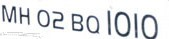
#> input picture 7.jpg, 169 x 39 px
$ python SegmentCharacters.py
#> lines starting #> are read from the running program, lines starting #| are printed output that depends on the picture; after the words box and inside, x2 and y2 are one past the last pixel; in counts of white or black regions, pixels touching at a corner belong together
import numpy as np
from skimage.transform import resize
from skimage import measure
from skimage.measure import regionprops
import matplotlib.patches as patches
import matplotlib.pyplot as plt
import cv2


# The invert was done so as to convert the black pixel to white pixel and vice versa
filename='./7.jpg'
im_gray = cv2.imread(filename, cv2.IMREAD_GRAYSCALE)
#> im_gray: shape (39, 169); min 16, max 255, mean 226.4
(thresh, im_bw) = cv2.threshold(im_gray, 128, 255, cv2.THRESH_BINARY | cv2.THRESH_OTSU)
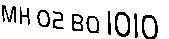
#> im_bw: shape (39, 169); 85% white; black in thin lines or dots, all inside (x1, y1, x2, y2) = (2, 5, 158, 39)
#> thresh = 174


plate_like_objects=[]
plate_like_objects.append(im_bw)
license_plate = np.invert(plate_like_objects[0])

labelled_plate = measure.label(license_plate)
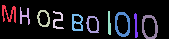
#> labelled_plate: shape (39, 169) int64; 11 distinct labels, from 0 to 10; one colour per label, 0 black

fig, ax1 = plt.subplots(1)
ax1.imshow(license_plate, cmap="gray")
# the next two lines is based on the assumptions that the width of
# a license plate character should be between 0.01% and 85% of the license plate,
# and height should be between 35% and 85%
# this will nevertheless fail some but cover most of the cases.
character_dimensions = (0.35*license_plate.shape[0], 0.85*license_plate.shape[0], 0.0001*license_plate.shape[1], 0.85*license_plate.shape[1])
#> character_dimensions = (13.65, 33.15, 0.0169, 143.7)
min_height, max_height, min_width, max_width = character_dimensions
#> min_height = 13.65; max_height = 33.15; min_width = 0.0169; max_width = 143.7

characters = []
counter=0
column_list = []
for regions in regionprops(labelled_plate):
    y0, x0, y1, x1 = regions.bbox
    region_height = y1 - y0
    region_width = x1 - x0

    if region_height > min_height and region_height < max_height and region_width > min_width and region_width < max_width:
        roi = license_plate[y0:y1, x0:x1]

        # draw a red bordered rectangle over the character.
        rect_border = patches.Rectangle((x0, y0), x1 - x0, y1 - y0, edgecolor="red",
                                       linewidth=2, fill=False)
        ax1.add_patch(rect_border)

        # resize the characters to 20X20 and then append each character into the characters list
        resized_char = resize(roi, (20, 20))
        characters.append(resized_char)

        # this is just to keep track of the arrangement of the characters
        column_list.append(x0)
#> this loop made 10 passes
#> (y0, x0, y1, x1, region_height, region_width) on passes 1 to 10: (5, 2, 23, 16, 18, 14), (7, 20, 25, 30, 18, 10), (10, 37, 27, 50, 17, 13), (11, 53, 29, 64, 18, 11), (11, 108, 35, 111, 24, 3), (12, 115, 37, 130, 25, 15), (13, 134, 38, 138, 25, 4), (14, 72, 31, 83, 17, 11), (15, 142, 39, 158, 24, 16), (16, 86, 33, 99, 17, 13)
#> pass 1, `resized_char = resize(roi, (20, 20))`:
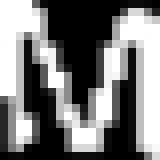
#> resized_char: shape (20, 20) float64 (shown 8 times larger); min 0, max 1, mean 0.471
#> pass 2, `resized_char = resize(roi, (20, 20))`:
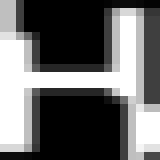
#> resized_char: shape (20, 20) float64 (shown 8 times larger); min 0, max 1, mean 0.408
#> pass 3, `resized_char = resize(roi, (20, 20))`:
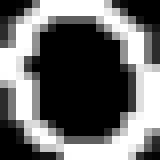
#> resized_char: shape (20, 20) float64 (shown 8 times larger); min 0, max 1, mean 0.414
#> after the loop, characters = 10 items; column_list = [2, 20, 37, 53, 108, 115, 134, 72, 142, 86]

plt.show()
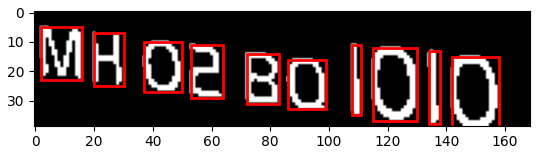
#> figure drawn by matplotlib, 1 panel

$ run again, with 1.jpg copied over 7.jpg
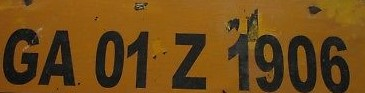
#> input picture 1.jpg, 365 x 93 px
#> `(thresh, im_bw) = cv2.threshold(im_gray, 128, 255, cv2.THRESH_BINARY |..`:
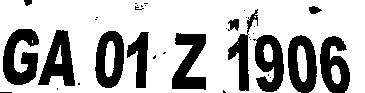
#> im_bw: shape (93, 365); 71.7% white; 35 black regions (23 under 20 px), largest, box (x1, y1, x2, y2) and area: (3, 29, 39, 85) 1279, (172, 33, 206, 90) 1143, (38, 30, 75, 86) 1140
#> thresh = 64
#> labelled_plate: shape (93, 365) int64; 36 distinct labels, from 0 to 35
#> the loop `for regions in regionprops(labelled_plate):` made 35 passes
#> (y0, x0, y1, x1, region_height, region_width) on passes 1 to 8: (0, 24, 6, 32, 6, 8), (3, 135, 4, 137, 1, 2), (3, 144, 4, 148, 1, 4), (5, 137, 6, 138, 1, 1), (5, 141, 7, 143, 2, 2), (5, 145, 6, 146, 1, 1), (6, 135, 10, 144, 4, 9), (6, 309, 14, 322, 8, 13)
#> after the loop `for regions in regionprops(labelled_plate):`: characters = 8 items; column_list = [3, 38, 95, 127, 172, 253, 288, 320]
#> `plt.show()`:
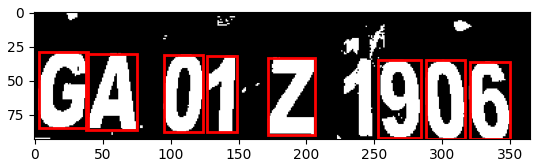
#> figure drawn by matplotlib, 1 panel

$ run again, with 11.jpg copied over 7.jpg
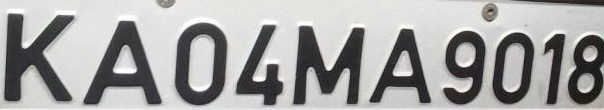
#> input picture 11.jpg, 604 x 110 px
#> `(thresh, im_bw) = cv2.threshold(im_gray, 128, 255, cv2.THRESH_BINARY |..`:
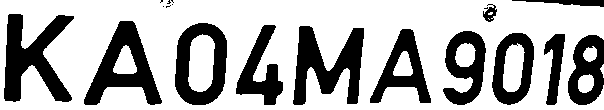
#> im_bw: shape (110, 604); 68.8% white; 18 black regions (6 under 20 px), largest, box (x1, y1, x2, y2) and area: (4, 14, 74, 102) 3054, (293, 26, 364, 105) 2935, (84, 21, 162, 105) 2739
#> thresh = 134
#> labelled_plate: shape (110, 604) int64; 19 distinct labels, from 0 to 18
#> the loop `for regions in regionprops(labelled_plate):` made 18 passes
#> (y0, x0, y1, x1, region_height, region_width) on passes 1 to 8: (0, 160, 3, 163, 3, 3), (0, 167, 4, 171, 4, 4), (0, 171, 3, 174, 3, 3), (0, 512, 7, 604, 7, 92), (4, 172, 5, 173, 1, 1), (4, 483, 22, 497, 18, 14), (5, 166, 8, 171, 3, 5), (6, 163, 7, 164, 1, 1)
#> after the loop `for regions in regionprops(labelled_plate):`: characters = 10 items; column_list = [4, 84, 175, 236, 293, 370, 443, 492, 544, 568]
#> `plt.show()`:
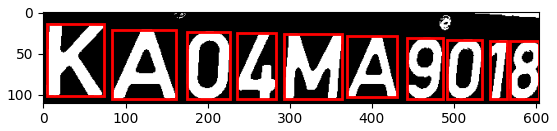
#> figure drawn by matplotlib, 1 panel

$ run again, with 2.jpg copied over 7.jpg
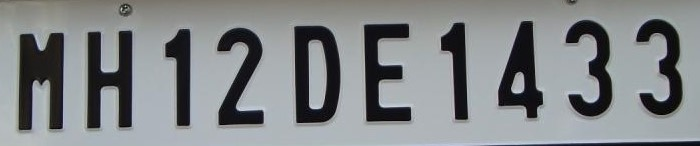
#> input picture 2.jpg, 700 x 146 px
#> `(thresh, im_bw) = cv2.threshold(im_gray, 128, 255, cv2.THRESH_BINARY |..`:
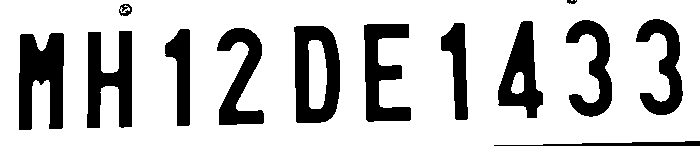
#> im_bw: shape (146, 700); 77% white; 13 black regions, largest, box (x1, y1, x2, y2) and area: (19, 33, 64, 130) 3169, (294, 26, 340, 123) 2908, (87, 31, 132, 128) 2747
#> thresh = 94
#> labelled_plate: shape (146, 700) int64; 14 distinct labels, from 0 to 13
#> the loop `for regions in regionprops(labelled_plate):` made 13 passes
#> (y0, x0, y1, x1, region_height, region_width) on passes 1 to 8: (0, 567, 4, 577, 4, 10), (4, 119, 16, 132, 12, 13), (19, 636, 115, 683, 96, 47), (20, 566, 117, 612, 97, 46), (21, 498, 118, 543, 97, 45), (23, 441, 120, 468, 97, 27), (24, 364, 122, 411, 98, 47), (26, 294, 123, 340, 97, 46)
#> after the loop `for regions in regionprops(labelled_plate):`: characters = 10 items; column_list = [636, 566, 498, 441, 364, 294, 217, 165, 87, 19]
#> `plt.show()`:
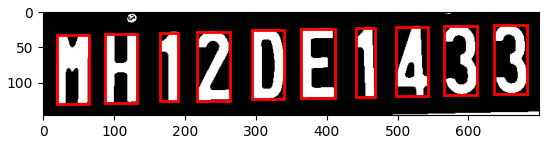
#> figure drawn by matplotlib, 1 panel
